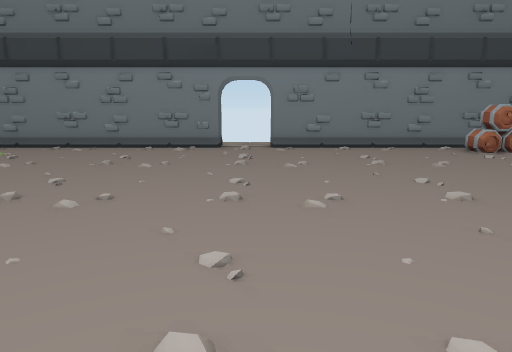
view 1 (above)

17 first-person views from a walk through a Unity game level. The camera is 1.4 m above the floor, tilts 10° down and sees 70° across. The floor is counted in squares, 1 m on a side. Each view is taken from the middle of a square. On the plan, view 1 faces up. The plan holds only what a view shows up to about 16 squares ahead; the rest is blank. The place goes on beyond the plan.

view 2
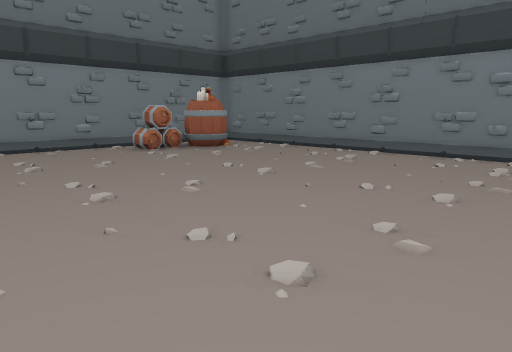

view 3
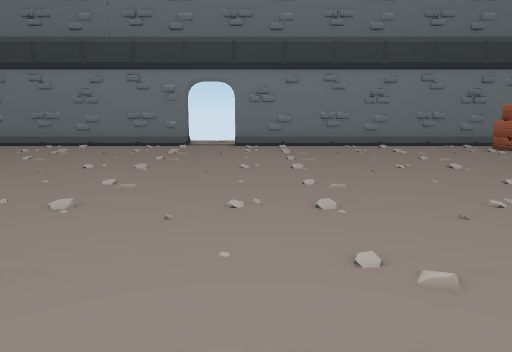

view 4
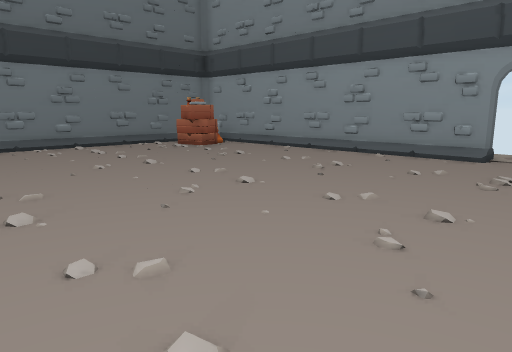

view 5
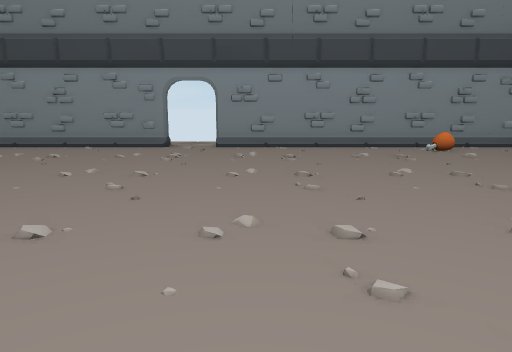

view 6
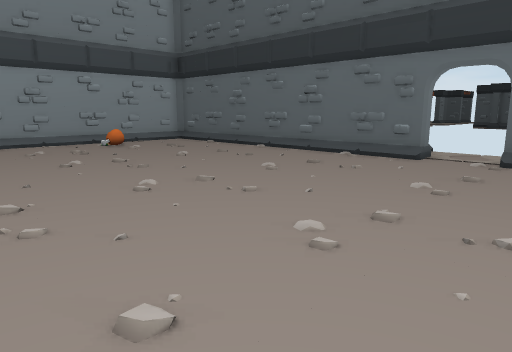

view 7
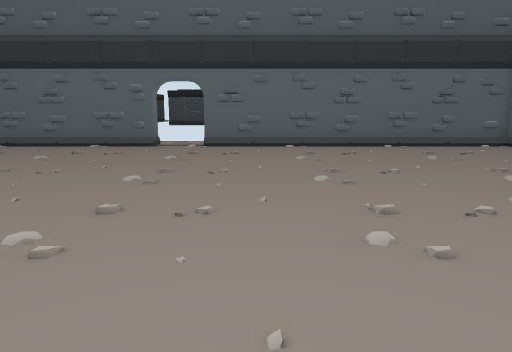

view 8
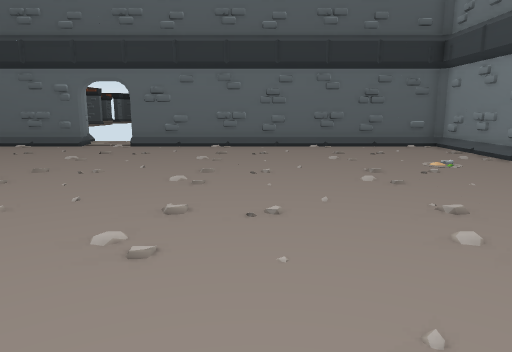

view 9
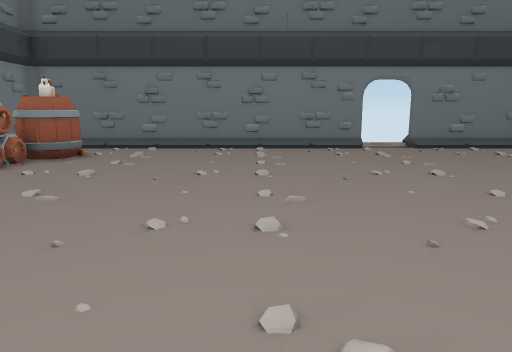

view 10
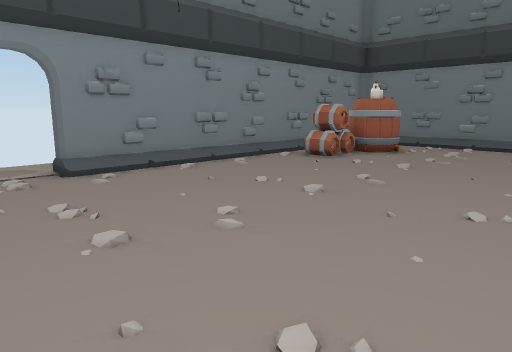

view 11
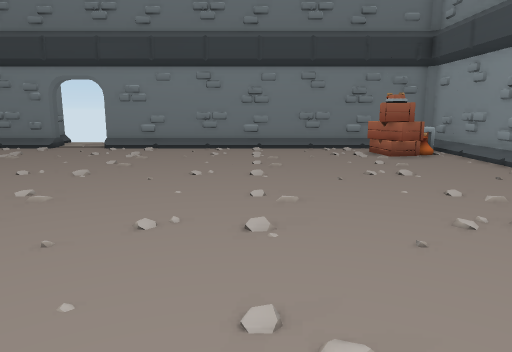

view 12
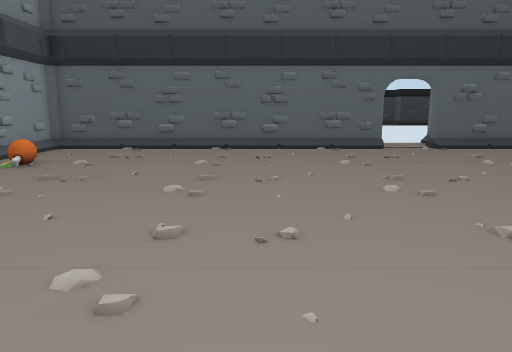

view 13
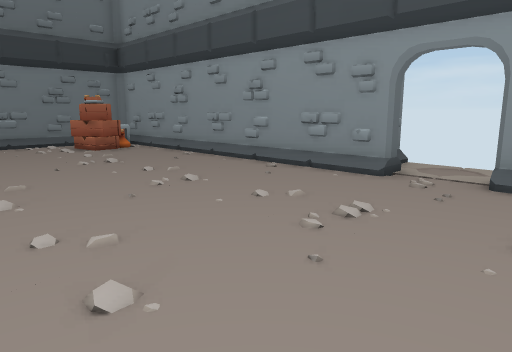

view 14
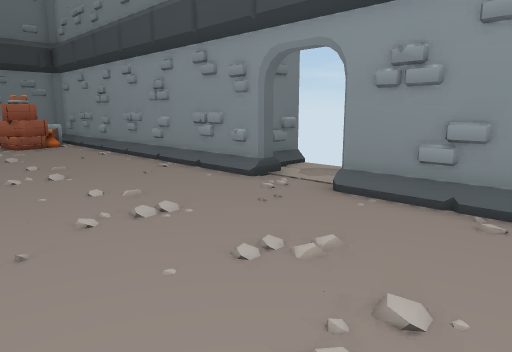

view 15
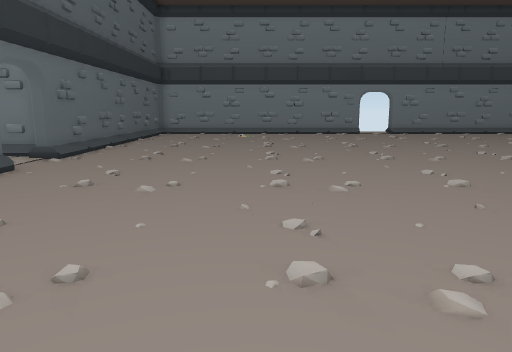

view 16
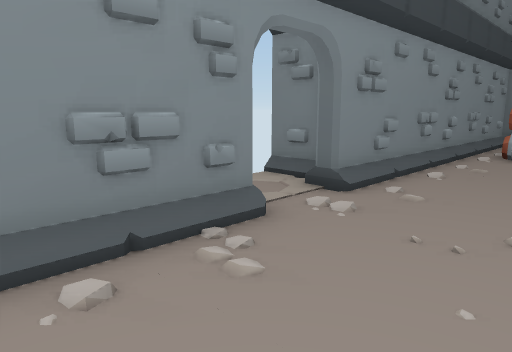

view 17
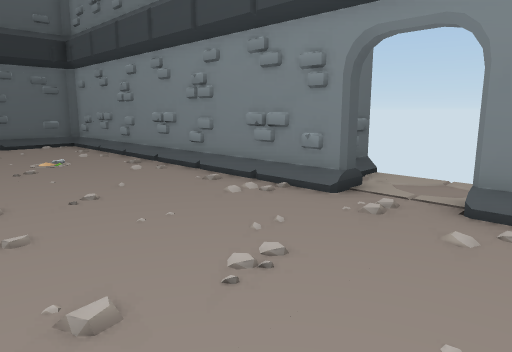

### Floor plan
Points are (right, up) in squares from view 1. A wall is a line through its corners. A room is listed if a view was taken in it or the views show most of it. See-through windows are left out.
Room 1 (views 1, 2, 3, 4, 5, 6, 7, 8, 9, 10, 11, 12, 13, 14, 15, 16, 17)
walls: (13.3, 1.9) (13.3, 14.3) (13.1, 14.6) (0.6, 14.6) (0.6, 15); (-1.4, 14.6) (-13.9, 14.6) (-14.1, 14.3) (-14.1, 1.9) (-14.6, 1.9); (0.6, -12.8) (13.3, -12.8) (13.3, -0.1); (0.6, -13.5) (0.6, -12.5); (1.4, 15.5) (1.4, 16.9); (-14.6, -0.1) (-14.1, -0.1) (-14.1, -12.5) (-13.8, -12.8) (-1.4, -12.8); (-14.9, 2.6) (-16.4, 2.6); (-2.1, 16.9) (-2.1, 16.1); (1.4, -15.1) (1.4, -14)
ways out: opening at (14, 1); gap at (11, 14); gap at (14, 0)
objects: other object (8, 13) to (9, 13); other object (10, 12) to (11, 13); other object (11, -12) to (12, -10)

Where each view was taken, in squares from view 1:
view 1: 0 up, 0 right, facing up
view 2: 0 up, 1 right, facing up-right
view 3: 1 down, 2 left, facing right
view 4: 1 down, 2 left, facing down-right
view 5: 2 up, 3 left, facing down
view 6: 4 up, 3 left, facing down-left
view 7: 4 up, 1 right, facing left
view 8: 7 up, 1 right, facing left
view 9: 6 up, 1 left, facing right
view 10: 6 up, 2 left, facing up-right
view 11: 6 down, 1 left, facing right
view 12: 5 down, 0 right, facing left
view 13: 5 down, 3 left, facing down-right
view 14: 7 down, 5 left, facing down-right
view 15: 9 down, 8 left, facing up
view 16: 11 up, 5 left, facing up-right
view 17: 9 up, 2 right, facing up-left
